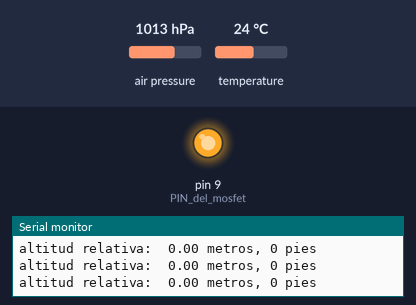
Simulated run of this sketch. Board: Arduino Uno, built with avr-gcc and run on an emulated ATmega328P. Shown: output pins drawn as LEDs (lit = HIGH), the last lines printed to the serial monitor. Inputs (shaded band) come from the test bench; at power-on: air pressure 1013 hPa, temperature 24 °C.

Above: at 1.3 s.
1.4 s: air pressure set to 1015 hPa
At 2.9 s:
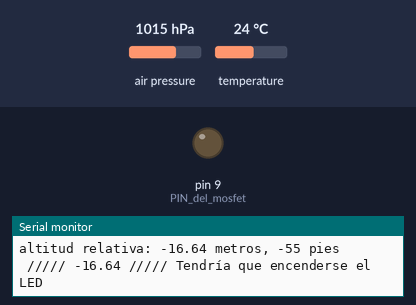
Timing chart, 0 to 4.4 s (numbered marks = the images above; inputs shaded):
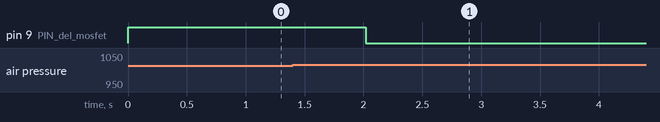

Measured:
- the behaviour switches between 1013 and 1014 hPa on air pressure (found by bisection; images 0 and 1)
- after the input at 1.4 s, pin 9 (PIN_del_mosfet): HIGH → LOW after 0.62 s

The sketch:

BMP.ino
```cpp
// Your sketch must #include this library, and the Wire library.
// (Wire is a standard library included with Arduino.):

#include <SFE_BMP180.h>
#include <Wire.h>


int i=0;
int z=0;
double a11=0, a12=0, a13=0, a14=0, a15=0, a1t=0;
double a21=0, a22=0, a23=0, a24=0, a25=0, a2t=0;

bool abierto=false;

// You will need to create an SFE_BMP180 object, here called "pressure":

SFE_BMP180 pressure;

double baseline; // baseline pressure

void setup()
{
  Serial.begin(9600);
  Serial.println("REBOOT");
  pinMode(9,OUTPUT);//PIN del mosfet
  digitalWrite(9, HIGH);

  // Initialize the sensor (it is important to get calibration values stored on the device).

  if (pressure.begin())
    Serial.println("BMP180 init success");
  else
  {
    Serial.println("BMP180 init fail (disconnected?)\n\n");
    while(1); // Pause forever.
  }

  // Get the baseline pressure:

  baseline = getPressure();

  Serial.print("baseline pressure: ");
  Serial.print(baseline);
  Serial.println(" mb");
}

void loop()
{


   z++;

    if(z>100){

          while(abierto==false){
                  double a,P;

                  // Get a new pressure reading:

                  P = getPressure();

                  // Show the relative altitude difference between
                  // the new reading and the baseline reading:

                  a = pressure.altitude(P,baseline);

                  Serial.print("altitud relativa: ");
                  if (a >= 0.0) Serial.print(" "); // add a space for positive numbers
                  Serial.print(a,2);
                  Serial.print(" metros, ");

                  Serial.print(a*3.28084,0);
                  Serial.println(" pies");

                  i++;


                    if(i==1)a11=a;
                    if(i==2)a12=a;
                    if(i==3)a13=a;
                    if(i==4)a14=a;
                    if(i==5)a15=a;


                  if((i>=1)&&(i<=5)&&(a11!=0)&&(a12!=0)&&(a13!=0)&&(a14!=0)&&(a15!=0))//Comprovar primera medició alçada
                  {
                  a1t=((a11+a12+a13+a14+a15)/5);
                  Serial.print(" ###### ");
                  Serial.print(a1t,2);
                  Serial.print(" ###### ");
                  }


                    if(i==31)a21=a;
                    if(i==32)a22=a;
                    if(i==33)a23=a;
                    if(i==34)a24=a;
                    if(i==35)a25=a;


                   if((i>=31)&&(i<=35)&&(a21!=0)&&(a22!=0)&&(a23!=0)&&(a24!=0)&&(a25!=0))
                   {
                  a2t=((a21+a22+a23+a24+a25)/5);
                  Serial.print(" ///// ");
                  Serial.print(a2t,2);
                  Serial.print(" ///// ");
                   }


                  if(a2t>a1t)
                  {
                    abierto=false;
                    i=0;
                    a2t=0;
                  }
                  else if((a2t<a1t)&&(a2t<90)&&(a2t!=0))
                  {

                    digitalWrite(9, LOW);
                    Serial.print("Tendría que encenderse el LED");
                    abierto=true;
                  }


                  delay(5);

        }
 }
 delay(5);
}


                      double getPressure()
                      {
                        char status;
                        double T,P,p0,a;

                        // You must first get a temperature measurement to perform a pressure reading.

                        // Start a temperature measurement:
                        // If request is successful, the number of ms to wait is returned.
                        // If request is unsuccessful, 0 is returned.

                        status = pressure.startTemperature();
                        if (status != 0)
                        {
                          // Wait for the measurement to complete:

                          delay(status);

                          // Retrieve the completed temperature measurement:
                          // Note that the measurement is stored in the variable T.
                          // Use '&T' to provide the address of T to the function.
                          // Function returns 1 if successful, 0 if failure.

                          status = pressure.getTemperature(T);
                          if (status != 0)
                          {
                            // Start a pressure measurement:
                            // The parameter is the oversampling setting, from 0 to 3 (highest res, longest wait).
                            // If request is successful, the number of ms to wait is returned.
                            // If request is unsuccessful, 0 is returned.

                            status = pressure.startPressure(3);
                            if (status != 0)
                            {
                              // Wait for the measurement to complete:
                              delay(status);

                              // Retrieve the completed pressure measurement:
                              // Note that the measurement is stored in the variable P.
                              // Use '&P' to provide the address of P.
                              // Note also that the function requires the previous temperature measurement (T).
                              // (If temperature is stable, you can do one temperature measurement for a number of pressure measurements.)
                              // Function returns 1 if successful, 0 if failure.

                              status = pressure.getPressure(P,T);
                              if (status != 0)
                              {
                                return(P);
                              }
                              else Serial.println("error retrieving pressure measurement\n");
                            }
                            else Serial.println("error starting pressure measurement\n");
                          }
                          else Serial.println("error retrieving temperature measurement\n");
                        }
                        else Serial.println("error starting temperature measurement\n");
                      }


/* SFE_BMP180 altitude example sketch

This sketch shows how to use the Bosch BMP180 pressure sensor
as an altimiter.
https://www.sparkfun.com/products/11824

Like most pressure sensors, the BMP180 measures absolute pressure.
Since absolute pressure varies with altitude, you can use the pressure
to determine your altitude.

Because pressure also varies with weather, you must first take a pressure
reading at a known baseline altitude. Then you can measure variations
from that pressure

Hardware connections:

- (GND) to GND
+ (VDD) to 3.3V

(WARNING: do not connect + to 5V or the sensor will be damaged!)

You will also need to connect the I2C pins (SCL and SDA) to your
Arduino. The pins are different on different Arduinos:

Any Arduino pins labeled:  SDA  SCL
Uno, Redboard, Pro:        A4   A5
Mega2560, Due:             20   21
Leonardo:                   2    3

Leave the IO (VDDIO) pin unconnected. This pin is for connecting
the BMP180 to systems with lower logic levels such as 1.8V

Have fun! -Your friends at SparkFun.

The SFE_BMP180 library uses floating-point equations developed by the
Weather Station Data Logger project: http://wmrx00.sourceforge.net/

Our example code uses the "beerware" license. You can do anything
you like with this code. No really, anything. If you find it useful,
buy me a beer someday.

V10 Mike Grusin, SparkFun Electronics 10/24/2013
*/
```
